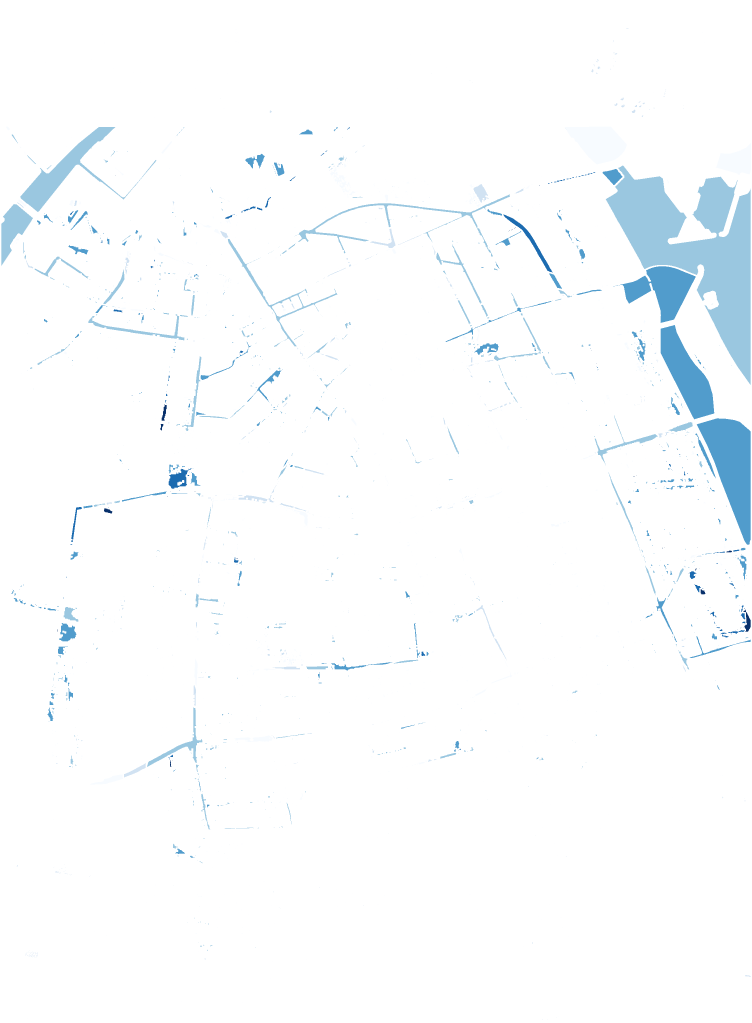
#> input picture data/derived/viewer/amager.depth.png, 2255 x 3068 px (shown at 1/3 size); its folder holds only this picture in this run
$ python flood_web.py
#> lines starting #> are read from the running program, lines starting #| are printed output that depends on the picture
### scripts/live.py
#!/usr/bin/env python3
"""Numbers that carry their own derivation, and the compiler that refuses the rest.

THE RULE, as the project owner put it: every number on this site has a chain of
justification, and the compiler complains at any number that does not. No
allowance, no baseline, no debt carried quietly.

A number reaches a document one of three ways, and only the first two compile:

  LIVE      loaded from a data file through live_json(). It is a real float or
            int - arithmetic, comparison, sorting and round() all work - that also
            remembers where it came from: the file, the field, and every operation
            done to it since. Formatting it in an f-string emits an invisible
            marker, and write_doc() turns the marker into a link to the number's
            entry in docs/SOURCES.md: the source field, the script that produced
            it, how that script counted it, and - for a number the generator
            calculated - the arithmetic, each operand linked to its own entry.
            Nothing is registered by hand. The derivation is recorded by the act
            of computing.

  CLAIMED   fig('name'), for a number that is the subject of an argued claim,
            linked to CLAIMS.md with its dependency graph and assessment.

  BARE      typed into prose, or computed from something that did not come
            through live_json() - int(x), str(x), a literal. write_doc() refuses
            to write the document and names each one with its line and sentence.

JUSTIFICATIONS THAT ARE NOT DATA. Some numbers in a justification do not come
from a data file, and each gets its own kind of entry, because each goes stale in
its own way - or never does:

  reading(...)  a number read out of an external document pinned by the sha256
                of its text. It can be RECOMPUTED from the pinned copy - a count
                of a term, a phrase that must still be present - so the reading
                checks itself, and a changed document is detected by its hash.
  quoted(...)   what an earlier version of this site said, pinned to a commit.
                True permanently, since the past does not change; verified
                against `git show` so a misquotation is refused.
  stated(...)   a parameter chosen rather than measured - a threshold, a limit -
                shown as a choice, with the reason for it.

WHAT IS A NUMBER. Every run of digits in the prose, except those that are
references rather than quantities: years and dates, times of day, legal citations
(BEK 931, § 14, stk. 3), coordinate systems (EPSG:25832), identifiers with digits
glued to letters (A7, CO2, ID15, Emne_10_11), section and list numbering, and
anything inside code, a link target or a URL. A reference identifies a source and
is not a claim about the world; a quantity is a claim and needs one. An identifier
the patterns do not recognise - a station number, a place name with a number in
it - is written as `code`, which marks it as a name. Where a pattern draws the
line in the wrong place, the fix is to the list below, visibly, not to a document.

WHY MARKERS AND NOT LINKS. A live number is formatted in log lines, file names and
derived JSON as well as in documents, and a markdown link would corrupt all of
those. The marker is three private-use characters: log() and write_json() strip
them, and only write_doc() expands them into links.

WHY SUMS ARE SUMMARISED. Adding nine thousand farms' equity would otherwise build
a nine-thousand-node tree. Past eight terms an n-ary sum becomes a summary by
field - "Σ cvr_financials.json › *.*.equity, 707 terms" - which is both small and
a better description of what was done.
"""
import hashlib
import json
import operator
import os
import re
import sys

sys.path.insert(0, os.path.dirname(os.path.abspath(__file__)))

from common import ROOT

OPEN, MID, CLOSE = "", "", ""
MARK = re.compile(OPEN + r"(F-[0-9a-f]{10})" + MID + r"(.*?)" + CLOSE, re.S)
INDEX = os.path.join(ROOT, "docs", "data", "sources_index.json")
SOURCES_MD = os.path.join(ROOT, "docs", "SOURCES.md")
BUILD = os.path.join(ROOT, "data", "manual", "build.json")
# SOURCES.md states each number beside its own chain: it is the chain. CLAIMS.md
# is NOT exempt - its texts are live and compiled like any other page.
EXEMPT = {"docs/SOURCES.md"}
_MAXKIDS = 8
_seen = {}
# A claim on a page: a span of prose the site asserts, marked so that the build can
# check the claims register holds it - for this page, confirmed against this very
# wording, and current. Numbers, references and species inside it stay live.
C_OPEN, C_MID, C_CLOSE = "\ue007", "\ue008", "\ue009"
CLAIM = re.compile(C_OPEN + r"(C-[A-Z0-9-]+)" + C_MID + r"(.*?)" + C_CLOSE, re.S)
SPANS = os.path.join(ROOT, "data", "derived", "claim_spans.json")


def claim(cid, text):
    """A span of prose the page asserts, as a checked claim (see CLAIM above)."""
    return claim_begin(cid) + text + C_CLOSE


# [5 lines left out: function claim_begin, not called in this run]


CLAIM_END = C_CLOSE


def strip_marks(text):
    """The plain text a marker stands for - for logs, JSON, anything but a doc."""
    return MARK.sub(lambda m: m.group(2), text) if OPEN in text else text


# ---------------------------------------------------------------- derivations ---
# [5 lines left out: function _split, not called in this run]


def _general(path):
    return ".".join("*" if p.isdigit() else p for p in _split(path)) if path else path


# [19 lines left out: function _shape, not called in this run]


def _id(node):
    return "F-" + hashlib.sha1(json.dumps(_shape(node), sort_keys=True,
                                          default=str).encode()).hexdigest()[:10]


# [93 lines left out: functions _parts, _nary, _mk, _remember, _where, set_where and 2 more, not called in this run]


# A quotation is a REFERENCE into this site's history, not a copy: the generator
# names a commit, a file and a short phrase from that text with @@ where the value
# stands, and the value is read out of git when the page is built. Nothing is typed.
SLOT = "@@"
# Until every quotation in the repo is located, a typed one (quote("…", "80%"))
# still builds; once they are all converted this is True and a typed one is refused.
STRICT_QUOTES = True
_GIT = {}


# [130 lines left out: functions _git_text, _locate_all, was, excerpt, quoted, quote, not called in this run]


def stated(name, value, shown, reason):
    """A value chosen rather than measured, shown as a choice with its reason."""
    return _mark(["stated", name, reason], value, shown)


# [36 lines left out: functions stated_value, reading_value, ref, chem, step, not called in this run]


class _Live:
    def _v(self):
        return float(self) if isinstance(self, float) else int(self)

    # [11 lines left out: functions __format__, __round__, not called in this run]

    def __neg__(self):
        return _mk(-self._v(), ["op", "neg", [self.src], [self._v()]])

    def __abs__(self):
        return _mk(abs(self._v()), ["op", "abs", [self.src], [self._v()]])


def _bin(sym, fn, nary):
    # [15 lines left out: functions f, rf, not called in this run]
    return f, rf


for _name, _sym, _fn, _n in (("add", "+", operator.add, True),
                             ("sub", "-", operator.sub, False),
                             ("mul", "*", operator.mul, True),
                             ("truediv", "/", operator.truediv, False),
                             ("floordiv", "//", operator.floordiv, False),
                             ("mod", "%", operator.mod, False),
                             ("pow", "**", operator.pow, False)):
    _f, _rf = _bin(_sym, _fn, _n)
    setattr(_Live, f"__{_name}__", _f)
    setattr(_Live, f"__r{_name}__", _rf)


class LiveFloat(_Live, float):
    pass


class LiveInt(_Live, int):
    pass


# ------------------------------------------------------------------ loading ---
# [17 lines left out: functions _join, _wrap, not called in this run]


class LiveDict(dict):
    """A dict whose numbers remember their field. Containers are wrapped on first
    access and stored back, so a mutation made through the wrapper persists and a
    large file is never wrapped all at once; numbers are wrapped fresh on every
    access and never stored, so nothing is multiplied in memory."""

    def __init__(self, data, file, path):
        dict.__init__(self, data)
        self._f, self._p = file, path

    # [6 lines left out: function __getitem__, not called in this run]

    def get(self, k, d=None):
        return self[k] if k in self else d

    def items(self):
        return [(k, self[k]) for k in dict.keys(self)]

    def values(self):
        return [self[k] for k in dict.keys(self)]


class LiveList(list):
    def __init__(self, data, file, path):
        list.__init__(self, data)
        self._f, self._p = file, path

    # [10 lines left out: function __getitem__, not called in this run]

    def __iter__(self):
        for j in range(len(self)):
            yield self[j]


# [11 lines left out: functions _rel, live_json, not called in this run]


def live(value, file, path):
    """One value from a non-JSON source - a CSV cell, a counted row - with its origin."""
    return _mk(value, ["leaf", _rel(file) if os.path.isabs(file) else file, str(path)])


# ---------------------------------------------------------- what a number is ---
_UNIT_AHEAD = (r"(?!\s*(?:km|m\b|%|kg|kt|mg|µg|ha\b|DE\b|rows|stations|samples|"
               r"businesses|holdings|sites|MB|GB))")
EXEMPT_PATTERNS = [
    # a year-month ("2026-03") and a quarter code ("2026K3", "2026Q1")
    re.compile(r"\b(?:18|19|20)\d{2}-(?:0[1-9]|1[0-2])\b(?!-\d)|\b(?:18|19|20)\d{2}[KQ][1-4]\b"),
    re.compile(r"\b(?:18|19|20)\d{2}-\d{2}-\d{2}(?:[T ]\d{2}:\d{2}(?::\d{2})?)?"),
    re.compile(r"\b(?:18|19|20)\d{6}\b"),
    re.compile(r"\b\d{1,2}[.-]\d{1,2}[.-](?:18|19|20)\d{2}\b"),
    re.compile(r"\b\d{1,2}:\d{2}(?::\d{2})?\b"),
    re.compile(r"\b(?:18|19|20)\d{2}(?:/\d{2,4})?s?\b" + _UNIT_AHEAD),
    re.compile(r"\b(?:BEK|LOV|[Bb]ekendtg\w*|[Ll]ov|[Rr]apport|[Rr]eport)\.?\s*"
               r"(?:nr\.?\s*)?\d+(?:/\d+)?"),
    re.compile(r"\b(?:nr|No)\.\s*\d+(?:/\d+)?"),
    # lists of citations: "sections 3 to 5", "§§ 6, 11", "Annexes 1-2", "section 2c", "p. 88"
    re.compile(r"(?:\b(?:[Ss]ections?|[Aa]nnex(?:es)?|[Bb]ilag|[Aa]rticles?|[Ss]tk|[Pp]ages?|pp?\.)|§§?)"
               r"\s*\d+(?:\.\d+)*[a-z]?(?:\(\d+\))*"
               r"(?:\s*(?:,|to|and|og|til|[-–])\s*\d+(?:\.\d+)*[a-z]?(?:\(\d+\))*)*"),
    re.compile(r"§+\s*\d+[a-z]?(?:\s*,?\s*stk\.\s*\d+)?(?:\s*,?\s*nr\.\s*\d+)?"),
    re.compile(r"\b[Ss]tk\.\s*\d+"),
    # a table or figure named with a letter or a dotted number: "Tabel C.1", "Figur 6.7"
    re.compile(r"\b(?:[Tt]ab(?:le|el)|[Ff]ig(?:ur|ure)?|[Ff]igure)\.?\s*[A-Z]?\.?\d+(?:\.\d+)*"),
    # names that carry a digit: a broadcaster, an article or box of a document
    re.compile(r"\bTV\s?2\b|\b(?:[Aa]rti[ck]el|[Aa]rticle|[Bb]oks|[Bb]ox)\s*\d+(?:\(\d+\))*"),
    # a date in words - "24 June 2024", "3. marts 2026" - is a date, not a quantity
    re.compile(r"\b\d{1,2}\.?\s+(?:[Jj]an(?:uary|uar)?|[Ff]eb(?:ruary|ruar)?|[Mm]ar(?:ch|ts)?|"
               r"[Aa]pr(?:il)?|[Mm]a[yj]|[Jj]un[ei]?|[Jj]ul[yi]?|[Aa]ug(?:ust)?|[Ss]ep(?:tember)?|"
               r"[Oo]kt(?:ober)?|[Oo]ct(?:ober)?|[Nn]ov(?:ember)?|[Dd]ec(?:ember)?|[Dd]ec)\b"),
    re.compile(r"\b(?:[Kk]ap|[Cc]hapter|[Ss]ection|[Ii]tem|[Ss]tep|[Ss]tage|[Pp]art|"
               r"[Tt]able|[Tt]abel|[Ff]igure|[Ff]ig|[Aa]ppendix|[Bb]ilag|[Aa]nnex|"
               r"[Pp]ages?|pp|[Vv]ol|[Vv]olume|[Ii]ssue|[Mm]ethod|[Cc]lass|[Tt]ier|"
               r"[Vv]ersion|[Vv]er|[Oo]ption|[Pp]hase)\.?\s*\d+(?:[.\-–]\d+)*\b"),
    re.compile(r"\bEPSG:\s*\d+|\bUTM\s*(?:zone\s*)?\d+[NS]?\b|\b[Zz]one\s+\d+\b"),
    # glued to a letter it is an identifier (UTM32, K1_si); after "/" it is not -
    # "2,589/443" is two numbers, and the second needs its chain as much as the first
    re.compile(r"(?<=[A-Za-zÆØÅæøåÄÖÜäöüé_^#@])\d+(?:[._]\d+)*"),
    re.compile(r"\b\d+(?:st|nd|rd|th|D)\b"),
    # an exponent or index written in braces, L^{-1}, x_{12}: notation, not a quantity
    re.compile(r"(?<=[\^_]\{)-?\d+(?:\.\d+)?(?=\})"),
    re.compile(r"\b(?=[0-9a-f]*[a-f])[0-9a-f]{7,40}\b"),
    re.compile(r"\b\d+\(\d+\)"),
    re.compile(r"\b\d+:\s*\d+[–-]\d+\b"),
]
_JUSTIFIED = re.compile(r"\[[^\]\n]*\]\((?:\.\./)*(?:SOURCES\.md#F-[0-9a-f]{10}|"
                        r"CLAIMS\.md#C-[A-Za-z0-9\-_]+)\)")
_FENCE = re.compile(r"^```.*?^```", re.S | re.M)
_COMMENT = re.compile(r"<!--.*?-->", re.S)
_IMG = re.compile(r"!\[[^\]\n]*\]\([^)\n]*\)")
_CODE = re.compile(r"`[^`\n]*`")
_TAG = re.compile(r"<[^>\n]+>")
_URL = re.compile(r"https?://\S+|\bwww\.\S+|\b10\.\d{4,}/\S+")
_LINKTARGET = re.compile(r"\]\([^)\n]*\)")
_NUM = re.compile(r"\d+(?:[.,]\d+)*")
# The 1 that normalises a ratio - "2.37 to 1", "3:1" - is how a ratio is written,
# not a claim about the world. The compiler refused it on its very first run. It
# has to be recognised on the ORIGINAL text: by the time the exemption patterns
# run, a justified number in front of it has already been blanked, so a pattern
# that looks for the preceding digit never sees one.
_RATIO = re.compile(r"(?<=[\d)])\s*(?:to|:)\s*1\b(?![.,]\d)")


def _blank(m):
    return re.sub(r"[^\n]", " ", m.group(0))


# [31 lines left out: functions bare_numbers, _quantity_spans, not called in this run]


# ------------------------------------------------------------------ compiler ---
class Unjustified(ValueError):
    pass


def _prefix(rel):
    parts = rel.replace(os.sep, "/").split("/")
    return "../" * (len(parts) - 2) if parts[0] == "docs" and len(parts) > 2 else ""


# [199 lines left out: functions _message, _said, _record_spans, _quotes_outside_history, _claims, compile_doc and 4 more, not called in this run]


def _build_steps():
    from common import load_build
    return load_build()["steps"]


# [60 lines left out: functions _producers, _dig, _short, _excerpt, _window, not called in this run]


LINEAGE = os.path.join(ROOT, "docs", "data", "lineage")


# [224 lines left out: functions _lineages, _same_value, _lineage_for, _enrich_all, _fmt, _provenance and 4 more, not called in this run]


# [3 lines that do not run on import are left out]

### scripts/common.py
"""Shared helpers. Stdlib only - this box has no pip and ~300 MB of free RAM."""
import math
import gzip
import json
import os
import ssl
import sys
import time
import urllib.error
import urllib.parse
import urllib.request

ROOT = os.path.dirname(os.path.dirname(os.path.abspath(__file__)))
RAW = os.path.join(ROOT, "data", "raw")
DERIVED = os.path.join(ROOT, "data", "derived")
MANUAL = os.path.join(ROOT, "data", "manual")

UA = "copenhagen-waterways/0.1 (open-data research; contact via repo)"
# Copenhagen + immediate surroundings, WGS84. Used to clip national datasets.
CPH_BBOX = (12.30, 55.50, 12.80, 55.80)
# Denmark, WGS84. Used to detect axis order: latitudes (54-58) fall outside the
# longitude range (7-16), so a swapped pair is unambiguous.
BBOX = (7.0, 54.4, 15.6, 58.0)


def log(*a):
    a = tuple(__import__("live").strip_marks(x) if isinstance(x, str) else x for x in a)
    print(*a, file=sys.stderr, flush=True)


# [29 lines left out: functions fetch, write_json, not called in this run]


def read_json(path):
    with open(path, encoding="utf-8") as f:
        return json.load(f)


# [29 lines left out: functions fragments, load_build, not called in this run]


class locked:
    """An exclusive lock across processes, around a read-modify-write of a file
    several generators share (the number index, SOURCES.md)."""

    def __init__(self, name):
        self.path = os.path.join(ROOT, "data", "derived", f".{name}.lock")

    # [116 lines left out: functions __enter__, __exit__, _first_coord, in_cph, axis_order_ok, swap_axes and 3 more, not called in this run]

### scripts/flood_web.py
"""Display copies of the flood sheets, small enough to put on a map at once.

viz/index.html loads all seven sheets as image sources. At their published size that
is **193 MB of decoded texture**, which is what makes the viewer crawl on an ordinary
laptop - and it buys nothing, because the sheets are a 1.3 m/px *render* of a model
computed on a **10 m grid**. Every pixel below 10 m is drawing, not data.

So this writes a display copy at a quarter of the linear size - about 5 m/px, still
finer than the model - and leaves the full-resolution sheets untouched for QGIS and
for the georeferencing tool, where detail is the point.

The resampling is **max-pooling over the depth class**, not averaging. Averaging RGBA
would invent colours that are not in the legend and would fade thin channels of water
out of existence; taking the deepest class present in each block keeps every wet
pixel wet and keeps the palette exact.

Writes data/derived/viewer/<sheet>.depth.web.png.
"""
import os
import sys

sys.path.insert(0, os.path.dirname(os.path.abspath(__file__)))

from common import DERIVED, log

FACTOR = 4


def main():
    import numpy as np
    from PIL import Image
    viewer = os.path.join(DERIVED, "viewer")
    sheets = sorted(f for f in os.listdir(viewer)
                    if f.endswith(".depth.png") and ".web." not in f)
    if not sheets:
        log("  no depth sheets - run floodmaps.py first")
        return
    before = after = 0
    for fn in sheets:
        src = os.path.join(viewer, fn)
        im = Image.open(src).convert("RGBA")
#> im is the input picture: PIL image 2255x3068 RGBA; mean R, G, B, A 6.8, 9.2, 10.7, 12.4
        a = np.array(im)
        H, W = a.shape[:2]
        before += H * W * 4
        # palette -> class index, ordered by how dark the blue is: deeper water is
        # painted darker, so a lower sum of channels is a deeper class
        flat = a.reshape(-1, 4)
        opaque = flat[flat[:, 3] > 0]
        cols = np.unique(opaque, axis=0)
#> cols = [[8, 48, 107, 255], [28, 107, 176, 255], [81, 156, 204, 255], [154, 199, 224, 255], [209, 226, 242, 255], [247, 251, 255, 255]]
        order = np.argsort(cols[:, :3].sum(axis=1))[::-1]      # light -> dark
#> order = [5, 4, 3, 2, 1, 0]
        cols = cols[order]
#> cols = [[247, 251, 255, 255], [209, 226, 242, 255], [154, 199, 224, 255], [81, 156, 204, 255], [28, 107, 176, 255], [8, 48, 107, 255]]
        idx = np.zeros((H, W), dtype="uint8")
        for i, c in enumerate(cols, start=1):
            idx[np.all(a == c, axis=2)] = i
#> this loop made 6 passes
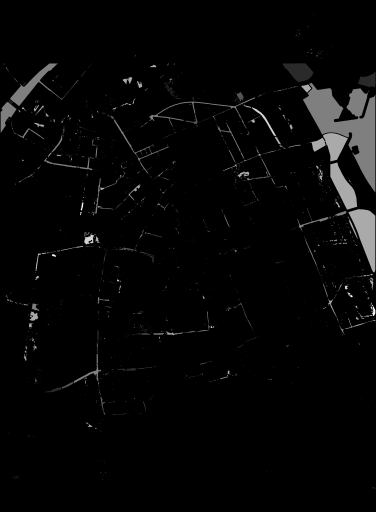
#> idx: shape (3068, 2255) (shown at 1/6 size); min 0, max 6, mean 0.152; drawn with min black and max white
        h2, w2 = H // FACTOR, W // FACTOR
        pooled = idx[:h2 * FACTOR, :w2 * FACTOR].reshape(
            h2, FACTOR, w2, FACTOR).max(axis=(1, 3))
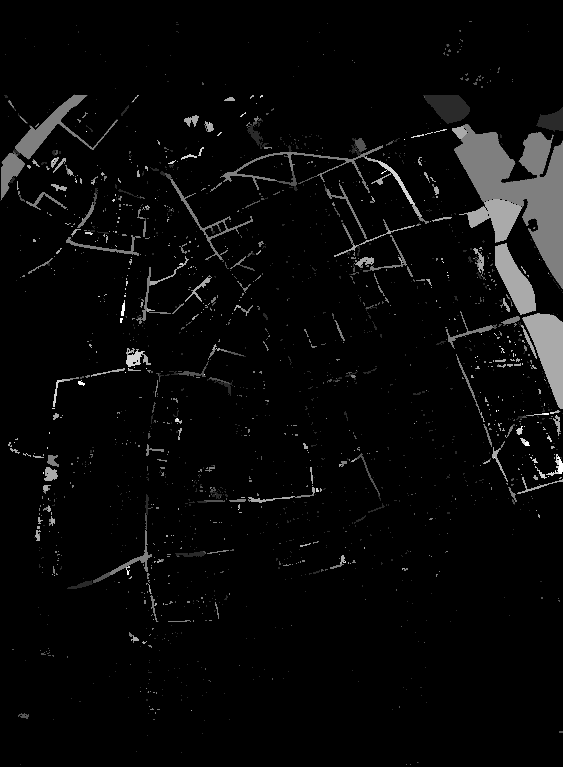
#> pooled: shape (767, 563); min 0, max 6, mean 0.21; drawn with min black and max white
        out = np.zeros((h2, w2, 4), dtype="uint8")
        for i, c in enumerate(cols, start=1):
            out[pooled == i] = c
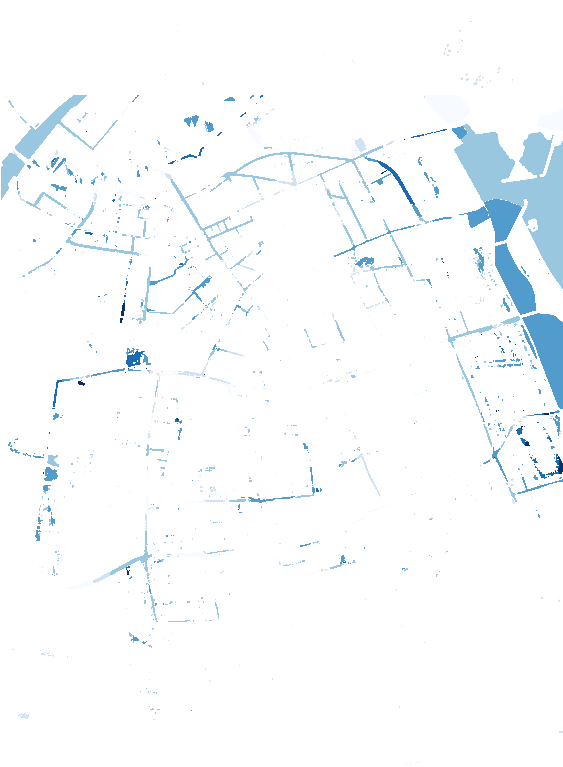
#> out: shape (767, 563, 4); mean of channels 0, 1, 2, 3 10.2, 13.5, 15.5, 17.8; transparent parts drawn white
        after += h2 * w2 * 4
        dst = src.replace(".depth.png", ".depth.web.png")
        Image.fromarray(out, "RGBA").save(dst, optimize=True)
        log(f"  {fn:26} {W}x{H} -> {w2}x{h2}  "
            f"({os.path.getsize(dst)/1024:.0f} kB, {len(cols)} classes kept)")
    log(f"  decoded texture {before/1e6:.0f} MB -> {after/1e6:.0f} MB "
        f"({before/max(1,after):.0f}x less)")


if __name__ == "__main__":
    main()
